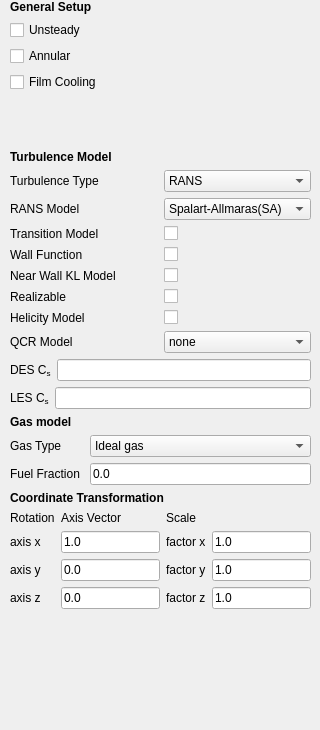
             <widget class="QWidget" name="general">
              <widget class="QWidget" name="verticalLayoutWidget_3">
               <property name="geometry">
                <rect>
                 <x>10</x>
                 <y>0</y>
                 <width>241</width>
                 <height>141</height>
                </rect>
               </property>
               <layout class="QVBoxLayout" name="verticalLayout_5">
                <item>
                 <widget class="QLabel" name="label_general">
                  <property name="text">
                   <string>&lt;html&gt;&lt;head/&gt;&lt;body&gt;&lt;p&gt;&lt;span style=&quot; font-weight:700;&quot;&gt;General Setup&lt;/span&gt;&lt;/p&gt;&lt;/body&gt;&lt;/html&gt;</string>
                  </property>
                 </widget>
                </item>
                <item>
                 <layout class="QVBoxLayout" name="verticalLayout">
                  <item>
                   <widget class="QCheckBox" name="unsteady_checkbox">
                    <property name="text">
                     <string>Unsteady</string>
                    </property>
                   </widget>
                  </item>
                  <item>
                   <widget class="QCheckBox" name="annular_checkbox">
                    <property name="enabled">
                     <bool>true</bool>
                    </property>
                    <property name="text">
                     <string>Annular</string>
                    </property>
                   </widget>
                  </item>
                  <item>
                   <widget class="QCheckBox" name="film_checkbox">
                    <property name="text">
                     <string>Film Cooling</string>
                    </property>
                   </widget>
                  </item>
                 </layout>
                </item>
                <item>
                 <spacer name="verticalSpacer">
                  <property name="orientation">
                   <enum>Qt::Vertical</enum>
                  </property>
                  <property name="sizeHint" stdset="0">
                   <size>
                    <width>20</width>
                    <height>40</height>
                   </size>
                  </property>
                 </spacer>
                </item>
               </layout>
              </widget>
              <widget class="QWidget" name="verticalLayoutWidget_2">
               <property name="geometry">
                <rect>
                 <x>10</x>
                 <y>150</y>
                 <width>301</width>
                 <height>571</height>
                </rect>
               </property>
               <layout class="QVBoxLayout" name="Turbulence_area">
                <item>
                 <widget class="QLabel" name="label_turbulence_model">
                  <property name="text">
                   <string>&lt;html&gt;&lt;head/&gt;&lt;body&gt;&lt;p&gt;&lt;span style=&quot; font-weight:700;&quot;&gt;Turbulence Model&lt;/span&gt;&lt;/p&gt;&lt;/body&gt;&lt;/html&gt;</string>
                  </property>
                 </widget>
                </item>
                <item>
                 <layout class="QHBoxLayout" name="horizontalLayout">
                  <item>
                   <widget class="QLabel" name="tb_name_label">
                    <property name="text">
                     <string>Turbulence Type</string>
                    </property>
                   </widget>
                  </item>
                  <item>
                   <widget class="QComboBox" name="tb_type_combo">
                    <item>
                     <property name="text">
                      <string>RANS</string>
                     </property>
                    </item>
                    <item>
                     <property name="text">
                      <string>LES</string>
                     </property>
                    </item>
                    <item>
                     <property name="text">
                      <string>DES</string>
                     </property>
                    </item>
                   </widget>
                  </item>
                 </layout>
                </item>
                <item>
                 <layout class="QGridLayout" name="rans_layout">
                  <item row="0" column="0">
                   <widget class="QLabel" name="label_rans1">
                    <property name="text">
                     <string>RANS Model</string>
                    </property>
                   </widget>
                  </item>
                  <item row="2" column="1">
                   <widget class="QCheckBox" name="check_wf">
                    <property name="text">
                     <string/>
                    </property>
                   </widget>
                  </item>
                  <item row="1" column="1">
                   <widget class="QCheckBox" name="checkBox_transition">
                    <property name="text">
                     <string/>
                    </property>
                   </widget>
                  </item>
                  <item row="3" column="0">
                   <widget class="QLabel" name="label_kl">
                    <property name="text">
                     <string>Near Wall KL Model</string>
                    </property>
                   </widget>
                  </item>
                  <item row="2" column="0">
                   <widget class="QLabel" name="label_wf1">
                    <property name="text">
                     <string>Wall Function</string>
                    </property>
                   </widget>
                  </item>
                  <item row="0" column="1">
                   <widget class="QComboBox" name="conbo_rans">
                    <item>
                     <property name="text">
                      <string>Spalart-Allmaras(SA)</string>
                     </property>
                    </item>
                    <item>
                     <property name="text">
                      <string>k-epsilon(k-ε)</string>
                     </property>
                    </item>
                    <item>
                     <property name="text">
                      <string>k-omega(k-ω)</string>
                     </property>
                    </item>
                    <item>
                     <property name="text">
                      <string>laminar</string>
                     </property>
                    </item>
                   </widget>
                  </item>
                  <item row="1" column="0">
                   <widget class="QLabel" name="label_transition">
                    <property name="text">
                     <string>Transition Model</string>
                    </property>
                   </widget>
                  </item>
                  <item row="5" column="1">
                   <widget class="QCheckBox" name="checkBox_helicity">
                    <property name="text">
                     <string/>
                    </property>
                   </widget>
                  </item>
                  <item row="4" column="1">
                   <widget class="QCheckBox" name="checkBox_cmott">
                    <property name="text">
                     <string/>
                    </property>
                   </widget>
                  </item>
                  <item row="6" column="1">
                   <widget class="QComboBox" name="comboBox_qcr">
                    <item>
                     <property name="text">
                      <string>none</string>
                     </property>
                    </item>
                    <item>
                     <property name="text">
                      <string>2000</string>
                     </property>
                    </item>
                    <item>
                     <property name="text">
                      <string>2020</string>
                     </property>
                    </item>
                   </widget>
                  </item>
                  <item row="3" column="1">
                   <widget class="QCheckBox" name="checkBox_kl">
                    <property name="text">
                     <string/>
                    </property>
                   </widget>
                  </item>
                  <item row="4" column="0">
                   <widget class="QLabel" name="label_cmott">
                    <property name="text">
                     <string>Realizable</string>
                    </property>
                   </widget>
                  </item>
                  <item row="6" column="0">
                   <widget class="QLabel" name="label_qcr">
                    <property name="text">
                     <string>QCR Model</string>
                    </property>
                   </widget>
                  </item>
                  <item row="5" column="0">
                   <widget class="QLabel" name="label_helicity">
                    <property name="text">
                     <string>Helicity Model</string>
                    </property>
                   </widget>
                  </item>
                 </layout>
                </item>
                <item>
                 <layout class="QHBoxLayout" name="DES_area">
                  <item>
                   <widget class="QLabel" name="label_des_dx">
                    <property name="text">
                     <string>&lt;html&gt;&lt;head/&gt;&lt;body&gt;&lt;p&gt;DES C&lt;span style=&quot; vertical-align:sub;&quot;&gt;s&lt;/span&gt;&lt;/p&gt;&lt;/body&gt;&lt;/html&gt;</string>
                    </property>
                   </widget>
                  </item>
                  <item>
                   <widget class="QLineEdit" name="lineEdit_des_dx"/>
                  </item>
                 </layout>
                </item>
                <item>
                 <layout class="QGridLayout" name="LES_area">
                  <item row="0" column="1">
                   <widget class="QLineEdit" name="lineEdit_les_dx"/>
                  </item>
                  <item row="0" column="0">
                   <widget class="QLabel" name="label_les_dx">
                    <property name="text">
                     <string>&lt;html&gt;&lt;head/&gt;&lt;body&gt;&lt;p&gt;LES C&lt;span style=&quot; vertical-align:sub;&quot;&gt;s&lt;/span&gt;&lt;/p&gt;&lt;/body&gt;&lt;/html&gt;</string>
                    </property>
                   </widget>
                  </item>
                 </layout>
                </item>
                <item>
                 <widget class="QLabel" name="label_7">
                  <property name="text">
                   <string>&lt;html&gt;&lt;head/&gt;&lt;body&gt;&lt;p&gt;&lt;span style=&quot; font-weight:700;&quot;&gt;Gas model&lt;/span&gt;&lt;/p&gt;&lt;/body&gt;&lt;/html&gt;</string>
                  </property>
                 </widget>
                </item>
                <item>
                 <layout class="QGridLayout" name="LES_area_2">
                  <item row="1" column="0">
                   <widget class="QLabel" name="gas_friction_label">
                    <property name="text">
                     <string>&lt;html&gt;&lt;head/&gt;&lt;body&gt;&lt;p&gt;Fuel Fraction &lt;/p&gt;&lt;/body&gt;&lt;/html&gt;</string>
                    </property>
                   </widget>
                  </item>
                  <item row="0" column="0">
                   <widget class="QLabel" name="gas_type_label">
                    <property name="text">
                     <string>Gas Type</string>
                    </property>
                   </widget>
                  </item>
                  <item row="1" column="1">
                   <widget class="QLineEdit" name="gas_friction_lineEdit">
                    <property name="text">
                     <string>0.0</string>
                    </property>
                   </widget>
                  </item>
                  <item row="0" column="1">
                   <widget class="QComboBox" name="gas_type_combo">
                    <item>
                     <property name="text">
                      <string>Ideal gas</string>
                     </property>
                    </item>
                    <item>
                     <property name="text">
                      <string>Real gas</string>
                     </property>
                    </item>
                   </widget>
                  </item>
                 </layout>
                </item>
                <item>
                 <layout class="QHBoxLayout" name="horizontalLayout_4"/>
                </item>
                <item>
                 <layout class="QHBoxLayout" name="DES_area_2"/>
                </item>
                <item>
                 <widget class="QLabel" name="label_10">
                  <property name="text">
                   <string>&lt;html&gt;&lt;head/&gt;&lt;body&gt;&lt;p&gt;&lt;span style=&quot; font-weight:700;&quot;&gt;Coordinate Transformation&lt;/span&gt;&lt;/p&gt;&lt;/body&gt;&lt;/html&gt;</string>
                  </property>
                 </widget>
                </item>
                <item>
                 <layout class="QGridLayout" name="LES_area_4">
                  <item row="0" column="2">
                   <widget class="QLabel" name="label_12">
                    <property name="text">
                     <string>Scale</string>
                    </property>
                   </widget>
                  </item>
                  <item row="1" column="3">
                   <widget class="QLineEdit" name="lineEdit_factor_x">
                    <property name="text">
                     <string>1.0</string>
                    </property>
                   </widget>
                  </item>
                  <item row="1" column="0">
                   <widget class="QLabel" name="gas_friction_label_3">
                    <property name="text">
                     <string>&lt;html&gt;&lt;head/&gt;&lt;body&gt;&lt;p&gt;axis x&lt;/p&gt;&lt;/body&gt;&lt;/html&gt;</string>
                    </property>
                   </widget>
                  </item>
                  <item row="2" column="3">
                   <widget class="QLineEdit" name="lineEdit_factor_y">
                    <property name="text">
                     <string>1.0</string>
                    </property>
                   </widget>
                  </item>
                  <item row="2" column="0">
                   <widget class="QLabel" name="gas_friction_label_5">
                    <property name="text">
                     <string>&lt;html&gt;&lt;head/&gt;&lt;body&gt;&lt;p&gt;axis y&lt;/p&gt;&lt;/body&gt;&lt;/html&gt;</string>
                    </property>
                   </widget>
                  </item>
                  <item row="0" column="0">
                   <widget class="QLabel" name="label">
                    <property name="text">
                     <string>Rotation</string>
                    </property>
                   </widget>
                  </item>
                  <item row="1" column="1">
                   <widget class="QLineEdit" name="lineEdit_axis_x">
                    <property name="text">
                     <string>1.0</string>
                    </property>
                   </widget>
                  </item>
                  <item row="2" column="1">
                   <widget class="QLineEdit" name="lineEdit_axis_y">
                    <property name="text">
                     <string>0.0</string>
                    </property>
                   </widget>
                  </item>
                  <item row="2" column="2">
                   <widget class="QLabel" name="gas_friction_label_6">
                    <property name="text">
                     <string>&lt;html&gt;&lt;head/&gt;&lt;body&gt;&lt;p&gt;factor y&lt;/p&gt;&lt;/body&gt;&lt;/html&gt;</string>
                    </property>
                   </widget>
                  </item>
                  <item row="1" column="2">
                   <widget class="QLabel" name="gas_friction_label_4">
                    <property name="text">
                     <string>&lt;html&gt;&lt;head/&gt;&lt;body&gt;&lt;p&gt;factor x&lt;/p&gt;&lt;/body&gt;&lt;/html&gt;</string>
                    </property>
                   </widget>
                  </item>
                  <item row="3" column="0">
                   <widget class="QLabel" name="gas_friction_label_7">
                    <property name="text">
                     <string>&lt;html&gt;&lt;head/&gt;&lt;body&gt;&lt;p&gt;axis z&lt;/p&gt;&lt;/body&gt;&lt;/html&gt;</string>
                    </property>
                   </widget>
                  </item>
                  <item row="3" column="1">
                   <widget class="QLineEdit" name="lineEdit_axis_z">
                    <property name="text">
                     <string>0.0</string>
                    </property>
                   </widget>
                  </item>
                  <item row="3" column="2">
                   <widget class="QLabel" name="gas_friction_label_8">
                    <property name="text">
                     <string>&lt;html&gt;&lt;head/&gt;&lt;body&gt;&lt;p&gt;factor z&lt;/p&gt;&lt;/body&gt;&lt;/html&gt;</string>
                    </property>
                   </widget>
                  </item>
                  <item row="3" column="3">
                   <widget class="QLineEdit" name="lineEdit_factor_z">
                    <property name="text">
                     <string>1.0</string>
                    </property>
                   </widget>
                  </item>
                  <item row="0" column="1">
                   <widget class="QLabel" name="label_13">
                    <property name="text">
                     <string>Axis Vector</string>
                    </property>
                   </widget>
                  </item>
                 </layout>
                </item>
                <item>
                 <spacer name="verticalSpacer_2">
                  <property name="orientation">
                   <enum>Qt::Vertical</enum>
                  </property>
                  <property name="sizeHint" stdset="0">
                   <size>
                    <width>20</width>
                    <height>40</height>
                   </size>
                  </property>
                 </spacer>
                </item>
               </layout>
              </widget>
             </widget>
